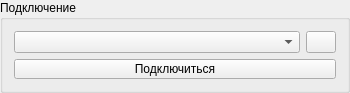
           <widget class="QGroupBox" name="groupBox_3">
            <property name="sizePolicy">
             <sizepolicy hsizetype="Expanding" vsizetype="Expanding">
              <horstretch>0</horstretch>
              <verstretch>0</verstretch>
             </sizepolicy>
            </property>
            <property name="minimumSize">
             <size>
              <width>350</width>
              <height>0</height>
             </size>
            </property>
            <property name="maximumSize">
             <size>
              <width>350</width>
              <height>90</height>
             </size>
            </property>
            <property name="title">
             <string>Подключение</string>
            </property>
            <layout class="QVBoxLayout" name="verticalLayout_9">
             <item>
              <layout class="QHBoxLayout" name="horizontalLayout_18">
               <item>
                <widget class="QComboBox" name="comboBox"/>
               </item>
               <item>
                <widget class="QPushButton" name="pushButton_ComPortsRefresh">
                 <property name="maximumSize">
                  <size>
                   <width>30</width>
                   <height>16777215</height>
                  </size>
                 </property>
                 <property name="toolTip">
                  <string>Обновить</string>
                 </property>
                 <property name="text">
                  <string/>
                 </property>
                 <property name="icon">
                  <iconset resource="resource.qrc">
                   <normaloff>:/icons/res/refresh.png</normaloff>:/icons/res/refresh.png</iconset>
                 </property>
                 <property name="iconSize">
                  <size>
                   <width>14</width>
                   <height>14</height>
                  </size>
                 </property>
                </widget>
               </item>
              </layout>
             </item>
             <item>
              <widget class="QPushButton" name="pushButton_ConnectionToComPort">
               <property name="minimumSize">
                <size>
                 <width>0</width>
                 <height>20</height>
                </size>
               </property>
               <property name="maximumSize">
                <size>
                 <width>16777215</width>
                 <height>20</height>
                </size>
               </property>
               <property name="text">
                <string>Подключиться</string>
               </property>
               <property name="checkable">
                <bool>false</bool>
               </property>
               <property name="autoDefault">
                <bool>false</bool>
               </property>
               <property name="default">
                <bool>false</bool>
               </property>
               <property name="flat">
                <bool>false</bool>
               </property>
              </widget>
             </item>
            </layout>
           </widget>
